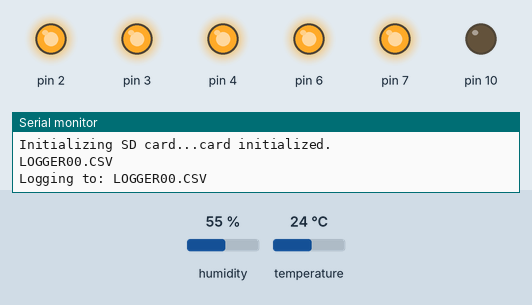
Recording of a sketch running on a simulated Arduino Uno, built with avr-gcc and run on an emulated ATmega328P. Parts: output pins drawn as LEDs (lit = HIGH), the last lines printed to the serial monitor. Inputs (shaded band) come from the test bench; at power-on: humidity 55 %, temperature 24 °C. Storage starts empty.

Above: at 0.1 s.
At 10.1 s:
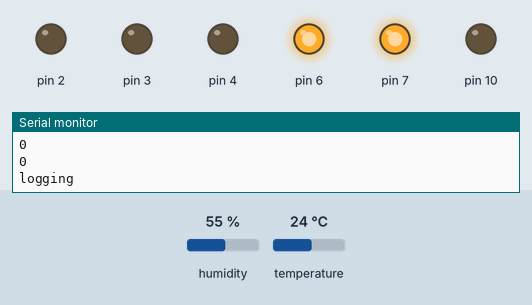
Timing chart, 0 to 11.6 s (numbered marks = the images above):
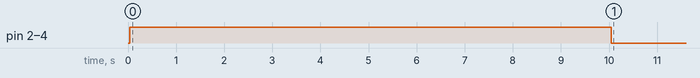

Measured:
- by itself, pin 2–4: LOW → HIGH at 0.03 s, → LOW 10.0 s later

The sketch:

Zone2.ino
```cpp
#include <EEPROM.h>
//Datastorage
#include <Wire.h>
#include <Arduino.h>
#include "RTClib.h"
#include <SPI.h>
#include <SD.h>

RTC_Millis rtc;

Sd2Card card;
SdVolume volume;
SdFile root;

#define SYNC_INTERVAL 1000 // mills between calls to flush() - to write data to the card
uint32_t syncTime = 0; // time of last sync()
const int chipSelect = 10;
File logfile;

int soil1 =0;
int soil2 =0;
int soil3 =0;

#include <TimeLib.h>
unsigned long delaywater1 = 86400; //2 days faucit servo
unsigned long delaywater2 = 86400; //2 days bucket pump
unsigned long starttime1 = now();
unsigned long starttime2 = now();
unsigned long nowtime=now();

#include "DHT.h"
#define DHTPIN 5    // modify to the pin we connected
#define DHTTYPE DHT21   // AM2301

DHT dht(DHTPIN, DHTTYPE);
 float h;
 float t;

void setup() {
Serial.begin(9600);

pinMode(2, OUTPUT);
pinMode(3, OUTPUT);
pinMode(4, OUTPUT);
digitalWrite(2,LOW);
digitalWrite(3,LOW);
digitalWrite(4,LOW);

pinMode(6, OUTPUT);
pinMode(7, OUTPUT);

//EEPROM.get(eeAddress);

//Data Storage
  //RTC setup
rtc.begin(DateTime(F(__DATE__), F(__TIME__)));
//initialize the SD card
Serial.print("Initializing SD card...");
//make sure that the default chip select pin is set to
//output, even if you don't use it:
pinMode(SS, OUTPUT);
pinMode(10, OUTPUT);
//see if the card is present and can be initialized:
if (!SD.begin(chipSelect)) {
Serial.println("Card failed, or not present");
//don't do anything more:
//while (1) ;
  }
Serial.println("card initialized.");
//create a new file
char filename[] = "LOGGER00.CSV";
for (uint8_t i = 0; i < 100; i++) {
  filename[6] = i/10 + '0';
  filename[7] = i%10 + '0';
  if (! SD.exists(filename)) {
// only open a new file if it doesn't exist
  logfile = SD.open(filename, FILE_WRITE);
  Serial.println(filename);
  break;  // leave the loop!
  }
}
if (! logfile) {
}
Serial.print("Logging to: ");
Serial.println(filename);
Wire.begin();
int starttime1 = now();
int starttime2 = now();
  digitalWrite(6, HIGH);
  digitalWrite(7, HIGH);
  dht.begin();
}

void loop() {
nowtime=now();
digitalWrite(2,HIGH);
digitalWrite(3,HIGH);
digitalWrite(4,HIGH);
delay(10000); //let sensors warm up for 10 secs
soil1=analogRead(A2);
soil2=analogRead(A3);
soil3=analogRead(A0);

Serial.println(soil1);
Serial.println(soil2);
Serial.println(soil3);
Serial.println("");

 h = dht.readHumidity();
 t = dht.readTemperature();
   Serial.print("Humidity: ");
   Serial.print(h);
   Serial.print(" %\t");
   Serial.print("Temperature: ");
   Serial.print(t);
   Serial.println(" *C");
    Serial.println(nowtime);
      Serial.println(starttime2);
/*if(soil1>=20000){
  while (soil1 >= 350){
  digitalWrite(7, LOW);
  soil1=analogRead(A0);
  delay(1000);
   }
}*/

if (nowtime>= (starttime1 + delaywater1)){
  digitalWrite(6, LOW);
  starttime1 = nowtime;
  logfile.println("1 Turned on");
  delay(30000); //Water for 30 secs
  digitalWrite(6, HIGH);
}
//pump water cycle
if (nowtime>= (starttime2 + delaywater2)){
  digitalWrite(7, LOW);
  starttime2 = nowtime;
  logfile.println("2 Turned on");
  delay(45000); //Water for 45 secs
  digitalWrite(7, HIGH);
}

  //data logger

  Serial.println("logging");
  DateTime now = rtc.now();
  logfile.print(now.year(), DEC);
  logfile.print("/");
  logfile.print(now.month(), DEC);
  logfile.print("/");
  logfile.print(now.day(), DEC);
  logfile.print(" ");
  logfile.print(now.hour(), DEC);
  logfile.print(":");
  logfile.print(now.minute(), DEC);
  logfile.print(":");
  logfile.print(now.second(), DEC);
  logfile.print(",");
  logfile.print("soil1");
  logfile.print(", ");
  logfile.print(soil1);
  logfile.print(", ");
  logfile.print("soil2");
  logfile.print(", ");
  logfile.print(soil2);
  logfile.print(", ");
  logfile.print("soil3");
  logfile.print(", ");
  logfile.print(soil3);
  logfile.print(",");
  logfile.print("Humidity: ");
  logfile.print(", ");
  logfile.print(h);
  logfile.print(", ");
  logfile.print("Temperature: ");
  logfile.print(", ");
  logfile.println(t);
  logfile.flush();

digitalWrite(2,LOW);
digitalWrite(3,LOW);
digitalWrite(4,LOW);
delay(3600000);
}
```
